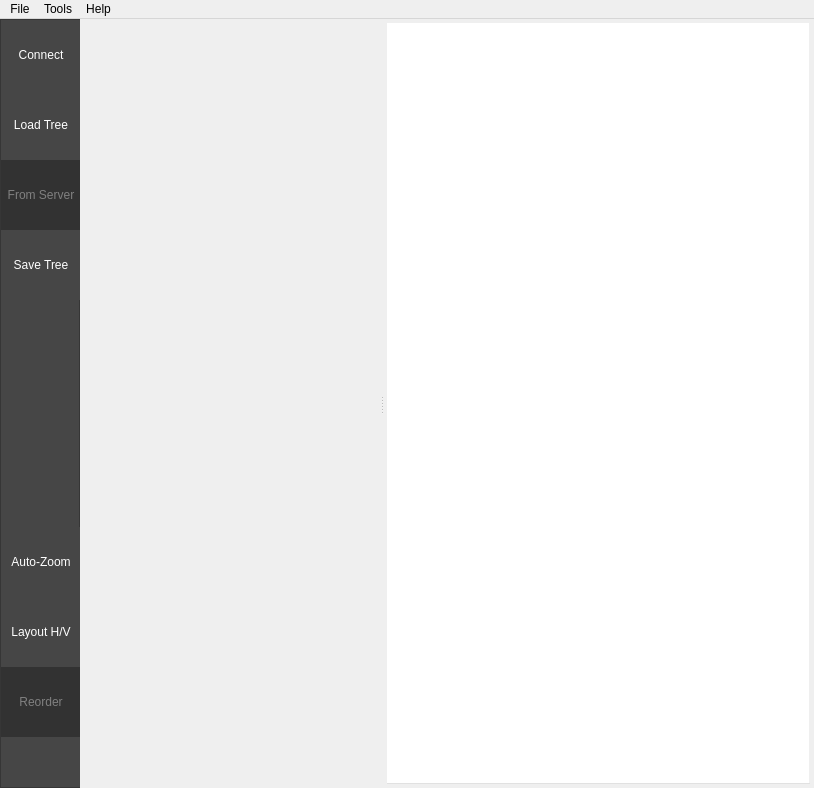
<?xml version="1.0" encoding="UTF-8"?>
<ui version="4.0">
 <class>MainWindow</class>
 <widget class="QMainWindow" name="MainWindow">
  <property name="geometry">
   <rect>
    <x>0</x>
    <y>0</y>
    <width>814</width>
    <height>788</height>
   </rect>
  </property>
  <property name="minimumSize">
   <size>
    <width>800</width>
    <height>600</height>
   </size>
  </property>
  <property name="windowTitle">
   <string>Groot</string>
  </property>
  <property name="iconSize">
   <size>
    <width>60</width>
    <height>60</height>
   </size>
  </property>
  <property name="toolButtonStyle">
   <enum>Qt::ToolButtonTextUnderIcon</enum>
  </property>
  <property name="tabShape">
   <enum>QTabWidget::Rounded</enum>
  </property>
  <widget class="QWidget" name="centralwidget">
   <property name="styleSheet">
    <string notr="true"/>
   </property>
   <layout class="QHBoxLayout" name="horizontalLayout">
    <property name="spacing">
     <number>0</number>
    </property>
    <property name="leftMargin">
     <number>0</number>
    </property>
    <property name="topMargin">
     <number>0</number>
    </property>
    <property name="rightMargin">
     <number>0</number>
    </property>
    <property name="bottomMargin">
     <number>0</number>
    </property>
    <item>
     <widget class="QFrame" name="frame">
      <property name="minimumSize">
       <size>
        <width>80</width>
        <height>0</height>
       </size>
      </property>
      <property name="maximumSize">
       <size>
        <width>80</width>
        <height>16777215</height>
       </size>
      </property>
      <property name="styleSheet">
       <string notr="true">background-color: rgb(70, 70, 70);
</string>
      </property>
      <property name="frameShape">
       <enum>QFrame::StyledPanel</enum>
      </property>
      <property name="frameShadow">
       <enum>QFrame::Raised</enum>
      </property>
      <layout class="QVBoxLayout" name="verticalLayout">
       <property name="spacing">
        <number>0</number>
       </property>
       <property name="leftMargin">
        <number>0</number>
       </property>
       <property name="topMargin">
        <number>0</number>
       </property>
       <property name="rightMargin">
        <number>0</number>
       </property>
       <property name="bottomMargin">
        <number>0</number>
       </property>
       <item>
        <widget class="QToolButton" name="toolButtonConnect">
         <property name="minimumSize">
          <size>
           <width>80</width>
           <height>70</height>
          </size>
         </property>
         <property name="maximumSize">
          <size>
           <width>80</width>
           <height>70</height>
          </size>
         </property>
         <property name="font">
          <font>
           <pointsize>9</pointsize>
          </font>
         </property>
         <property name="focusPolicy">
          <enum>Qt::NoFocus</enum>
         </property>
         <property name="autoFillBackground">
          <bool>false</bool>
         </property>
         <property name="styleSheet">
          <string notr="true">QToolButton {
    color:white;
}
QToolButton:hover{
   background-color: rgb(110, 110, 110);
}
QToolButton:pressed{
  background-color: rgb(50, 150, 0)
}
QToolButton:disabled{
  color:gray;
  background-color: rgb(50, 50, 50)
}
</string>
         </property>
         <property name="text">
          <string>Connect</string>
         </property>
         <property name="icon">
          <iconset resource="resources/icons.qrc">
           <normaloff>:/icons/svg/connect.svg</normaloff>:/icons/svg/connect.svg</iconset>
         </property>
         <property name="iconSize">
          <size>
           <width>34</width>
           <height>34</height>
          </size>
         </property>
         <property name="checkable">
          <bool>false</bool>
         </property>
         <property name="toolButtonStyle">
          <enum>Qt::ToolButtonTextUnderIcon</enum>
         </property>
         <property name="autoRaise">
          <bool>true</bool>
         </property>
        </widget>
       </item>
       <item>
        <widget class="QToolButton" name="toolButtonLoadFile">
         <property name="minimumSize">
          <size>
           <width>80</width>
           <height>70</height>
          </size>
         </property>
         <property name="maximumSize">
          <size>
           <width>80</width>
           <height>70</height>
          </size>
         </property>
         <property name="font">
          <font>
           <pointsize>9</pointsize>
          </font>
         </property>
         <property name="focusPolicy">
          <enum>Qt::NoFocus</enum>
         </property>
         <property name="autoFillBackground">
          <bool>false</bool>
         </property>
         <property name="styleSheet">
          <string notr="true">QToolButton {
    color:white;
}

QToolButton:hover{
   background-color: rgb(110, 110, 110);
}

QToolButton:pressed{
  background-color: rgb(50, 150, 0)
}

QToolButton:disabled{
  color:gray;
  background-color: rgb(50, 50, 50)
}
</string>
         </property>
         <property name="text">
          <string>Load Tree</string>
         </property>
         <property name="icon">
          <iconset resource="resources/icons.qrc">
           <normaloff>:/icons/svg/folder.svg</normaloff>:/icons/svg/folder.svg</iconset>
         </property>
         <property name="iconSize">
          <size>
           <width>34</width>
           <height>34</height>
          </size>
         </property>
         <property name="checkable">
          <bool>false</bool>
         </property>
         <property name="toolButtonStyle">
          <enum>Qt::ToolButtonTextUnderIcon</enum>
         </property>
         <property name="autoRaise">
          <bool>true</bool>
         </property>
        </widget>
       </item>
       <item>
        <widget class="QToolButton" name="toolButtonLoadRemote">
         <property name="enabled">
          <bool>false</bool>
         </property>
         <property name="minimumSize">
          <size>
           <width>80</width>
           <height>70</height>
          </size>
         </property>
         <property name="maximumSize">
          <size>
           <width>80</width>
           <height>70</height>
          </size>
         </property>
         <property name="font">
          <font>
           <pointsize>9</pointsize>
          </font>
         </property>
         <property name="focusPolicy">
          <enum>Qt::NoFocus</enum>
         </property>
         <property name="toolTip">
          <string/>
         </property>
         <property name="autoFillBackground">
          <bool>false</bool>
         </property>
         <property name="styleSheet">
          <string notr="true">QToolButton {
    color:white;
}

QToolButton:hover{
   background-color: rgb(110, 110, 110);
}

QToolButton:pressed{
  background-color: rgb(50, 150, 0)
}

QToolButton:disabled{
  color:gray;
  background-color: rgb(50, 50, 50)
}
</string>
         </property>
         <property name="text">
          <string>From Server</string>
         </property>
         <property name="icon">
          <iconset resource="resources/icons.qrc">
           <normaloff>:/icons/svg/server_download.svg</normaloff>:/icons/svg/server_download.svg</iconset>
         </property>
         <property name="iconSize">
          <size>
           <width>34</width>
           <height>34</height>
          </size>
         </property>
         <property name="checkable">
          <bool>false</bool>
         </property>
         <property name="toolButtonStyle">
          <enum>Qt::ToolButtonTextUnderIcon</enum>
         </property>
         <property name="autoRaise">
          <bool>true</bool>
         </property>
        </widget>
       </item>
       <item>
        <widget class="QToolButton" name="toolButtonSaveFile">
         <property name="minimumSize">
          <size>
           <width>80</width>
           <height>70</height>
          </size>
         </property>
         <property name="maximumSize">
          <size>
           <width>80</width>
           <height>70</height>
          </size>
         </property>
         <property name="font">
          <font>
           <pointsize>9</pointsize>
          </font>
         </property>
         <property name="focusPolicy">
          <enum>Qt::NoFocus</enum>
         </property>
         <property name="autoFillBackground">
          <bool>false</bool>
         </property>
         <property name="styleSheet">
          <string notr="true">QToolButton {
    color:white;
}

QToolButton:hover{
   background-color: rgb(110, 110, 110);
}

QToolButton:pressed{
  background-color: rgb(50, 150, 0)
}

QToolButton:disabled{
  color:gray;
  background-color: rgb(50, 50, 50)
}
</string>
         </property>
         <property name="text">
          <string>Save Tree</string>
         </property>
         <property name="icon">
          <iconset resource="resources/icons.qrc">
           <normaloff>:/icons/svg/save_white.svg</normaloff>:/icons/svg/save_white.svg</iconset>
         </property>
         <property name="iconSize">
          <size>
           <width>34</width>
           <height>34</height>
          </size>
         </property>
         <property name="checkable">
          <bool>false</bool>
         </property>
         <property name="toolButtonStyle">
          <enum>Qt::ToolButtonTextUnderIcon</enum>
         </property>
         <property name="autoRaise">
          <bool>true</bool>
         </property>
        </widget>
       </item>
       <item>
        <spacer name="verticalSpacer_2">
         <property name="orientation">
          <enum>Qt::Vertical</enum>
         </property>
         <property name="sizeHint" stdset="0">
          <size>
           <width>20</width>
           <height>40</height>
          </size>
         </property>
        </spacer>
       </item>
       <item>
        <widget class="QToolButton" name="toolButtonCenterView">
         <property name="minimumSize">
          <size>
           <width>80</width>
           <height>70</height>
          </size>
         </property>
         <property name="maximumSize">
          <size>
           <width>80</width>
           <height>70</height>
          </size>
         </property>
         <property name="font">
          <font>
           <pointsize>9</pointsize>
          </font>
         </property>
         <property name="focusPolicy">
          <enum>Qt::NoFocus</enum>
         </property>
         <property name="toolTip">
          <string>Zoom and Center view</string>
         </property>
         <property name="styleSheet">
          <string notr="true">QToolButton {
    color:white;
}

QToolButton:hover{
   background-color: rgb(110, 110, 110);
}

QToolButton:pressed{
  background-color: rgb(50, 150, 0)
}

QToolButton:disabled{
  color:gray;
  background-color: rgb(50, 50, 50)
}
</string>
         </property>
         <property name="text">
          <string>Auto-Zoom</string>
         </property>
         <property name="icon">
          <iconset resource="resources/icons.qrc">
           <normaloff>:/icons/svg/zoom_home.svg</normaloff>:/icons/svg/zoom_home.svg</iconset>
         </property>
         <property name="iconSize">
          <size>
           <width>32</width>
           <height>32</height>
          </size>
         </property>
         <property name="toolButtonStyle">
          <enum>Qt::ToolButtonTextUnderIcon</enum>
         </property>
         <property name="autoRaise">
          <bool>true</bool>
         </property>
        </widget>
       </item>
       <item>
        <widget class="QToolButton" name="toolButtonLayout">
         <property name="minimumSize">
          <size>
           <width>80</width>
           <height>70</height>
          </size>
         </property>
         <property name="maximumSize">
          <size>
           <width>80</width>
           <height>70</height>
          </size>
         </property>
         <property name="baseSize">
          <size>
           <width>80</width>
           <height>65</height>
          </size>
         </property>
         <property name="font">
          <font>
           <pointsize>9</pointsize>
          </font>
         </property>
         <property name="focusPolicy">
          <enum>Qt::NoFocus</enum>
         </property>
         <property name="styleSheet">
          <string notr="true">QToolButton {
    color:white;
}

QToolButton:hover{
   background-color: rgb(110, 110, 110);
}

QToolButton:pressed{
  background-color: rgb(50, 150, 0)
}

QToolButton:disabled{
  color:gray;
  background-color: rgb(50, 50, 50)
}
</string>
         </property>
         <property name="text">
          <string>Layout H/V</string>
         </property>
         <property name="icon">
          <iconset resource="resources/icons.qrc">
           <normaloff>:/icons/BT-horizontal.png</normaloff>:/icons/BT-horizontal.png</iconset>
         </property>
         <property name="iconSize">
          <size>
           <width>34</width>
           <height>34</height>
          </size>
         </property>
         <property name="toolButtonStyle">
          <enum>Qt::ToolButtonTextUnderIcon</enum>
         </property>
         <property name="autoRaise">
          <bool>true</bool>
         </property>
        </widget>
       </item>
       <item>
        <widget class="QToolButton" name="toolButtonReorder">
         <property name="enabled">
          <bool>false</bool>
         </property>
         <property name="sizePolicy">
          <sizepolicy hsizetype="Fixed" vsizetype="Fixed">
           <horstretch>80</horstretch>
           <verstretch>70</verstretch>
          </sizepolicy>
         </property>
         <property name="minimumSize">
          <size>
           <width>80</width>
           <height>70</height>
          </size>
         </property>
         <property name="font">
          <font>
           <pointsize>9</pointsize>
          </font>
         </property>
         <property name="focusPolicy">
          <enum>Qt::NoFocus</enum>
         </property>
         <property name="styleSheet">
          <string notr="true">QToolButton {
    color:white;
}

QToolButton:hover{
   background-color: rgb(110, 110, 110);
}

QToolButton:pressed{
  background-color: rgb(50, 150, 0)
}

QToolButton:disabled{
  color:gray;
  background-color: rgb(50, 50, 50)
}
</string>
         </property>
         <property name="text">
          <string>Reorder</string>
         </property>
         <property name="icon">
          <iconset resource="resources/icons.qrc">
           <normaloff>:/icons/svg/magic-wand.svg</normaloff>:/icons/svg/magic-wand.svg</iconset>
         </property>
         <property name="iconSize">
          <size>
           <width>32</width>
           <height>32</height>
          </size>
         </property>
         <property name="toolButtonStyle">
          <enum>Qt::ToolButtonTextUnderIcon</enum>
         </property>
         <property name="autoRaise">
          <bool>true</bool>
         </property>
        </widget>
       </item>
       <item>
        <widget class="QFrame" name="semaphoreFrame">
         <property name="minimumSize">
          <size>
           <width>90</width>
           <height>50</height>
          </size>
         </property>
         <property name="maximumSize">
          <size>
           <width>90</width>
           <height>50</height>
          </size>
         </property>
         <layout class="QHBoxLayout" name="topLayout">
          <property name="spacing">
           <number>0</number>
          </property>
          <property name="topMargin">
           <number>1</number>
          </property>
          <property name="bottomMargin">
           <number>1</number>
          </property>
          <item>
           <widget class="QLabel" name="labelSemaphore">
            <property name="minimumSize">
             <size>
              <width>32</width>
              <height>32</height>
             </size>
            </property>
            <property name="maximumSize">
             <size>
              <width>30</width>
              <height>30</height>
             </size>
            </property>
            <property name="text">
             <string/>
            </property>
            <property name="pixmap">
             <pixmap resource="resources/icons.qrc">:/icons/red-circle.png</pixmap>
            </property>
            <property name="scaledContents">
             <bool>true</bool>
            </property>
            <property name="alignment">
             <set>Qt::AlignCenter</set>
            </property>
           </widget>
          </item>
         </layout>
        </widget>
       </item>
      </layout>
     </widget>
    </item>
    <item>
     <widget class="QSplitter" name="splitter">
      <property name="frameShape">
       <enum>QFrame::NoFrame</enum>
      </property>
      <property name="lineWidth">
       <number>3</number>
      </property>
      <property name="midLineWidth">
       <number>1</number>
      </property>
      <property name="orientation">
       <enum>Qt::Horizontal</enum>
      </property>
      <property name="handleWidth">
       <number>3</number>
      </property>
      <widget class="QFrame" name="leftFrame">
       <property name="minimumSize">
        <size>
         <width>300</width>
         <height>0</height>
        </size>
       </property>
       <property name="maximumSize">
        <size>
         <width>500</width>
         <height>16777215</height>
        </size>
       </property>
       <property name="frameShadow">
        <enum>QFrame::Raised</enum>
       </property>
       <property name="lineWidth">
        <number>0</number>
       </property>
       <layout class="QVBoxLayout" name="verticalLayout_2">
        <property name="leftMargin">
         <number>4</number>
        </property>
        <property name="topMargin">
         <number>4</number>
        </property>
        <property name="rightMargin">
         <number>4</number>
        </property>
        <property name="bottomMargin">
         <number>4</number>
        </property>
       </layout>
      </widget>
      <widget class="QWidget" name="layoutWidget">
       <layout class="QVBoxLayout" name="centralLayout" stretch="0">
        <property name="leftMargin">
         <number>4</number>
        </property>
        <property name="topMargin">
         <number>4</number>
        </property>
        <property name="rightMargin">
         <number>4</number>
        </property>
        <property name="bottomMargin">
         <number>4</number>
        </property>
        <item>
         <widget class="QTabWidget" name="tabWidget">
          <property name="sizePolicy">
           <sizepolicy hsizetype="Expanding" vsizetype="Expanding">
            <horstretch>0</horstretch>
            <verstretch>0</verstretch>
           </sizepolicy>
          </property>
          <property name="minimumSize">
           <size>
            <width>300</width>
            <height>0</height>
           </size>
          </property>
          <property name="baseSize">
           <size>
            <width>500</width>
            <height>0</height>
           </size>
          </property>
          <property name="focusPolicy">
           <enum>Qt::NoFocus</enum>
          </property>
          <property name="acceptDrops">
           <bool>true</bool>
          </property>
          <property name="styleSheet">
           <string notr="true">background-color: rgba(255, 255, 255, 0);</string>
          </property>
         </widget>
        </item>
       </layout>
      </widget>
     </widget>
    </item>
   </layout>
  </widget>
  <widget class="QMenuBar" name="menubar">
   <property name="geometry">
    <rect>
     <x>0</x>
     <y>0</y>
     <width>814</width>
     <height>22</height>
    </rect>
   </property>
   <widget class="QMenu" name="menuLoad">
    <property name="title">
     <string>File</string>
    </property>
    <addaction name="actionClear"/>
    <addaction name="actionQuit"/>
   </widget>
   <widget class="QMenu" name="menuMode">
    <property name="title">
     <string>Tools</string>
    </property>
    <widget class="QMenu" name="menuSwitch_To">
     <property name="title">
      <string>Switch Mode...</string>
     </property>
     <addaction name="actionEditor_mode"/>
     <addaction name="actionInterpreter_mode"/>
     <addaction name="actionMonitor_mode"/>
     <addaction name="actionReplay_mode"/>
    </widget>
    <addaction name="menuSwitch_To"/>
   </widget>
   <widget class="QMenu" name="menuHelp">
    <property name="title">
     <string>Help</string>
    </property>
    <addaction name="actionReportIssue"/>
    <addaction name="actionAbout"/>
   </widget>
   <addaction name="menuLoad"/>
   <addaction name="menuMode"/>
   <addaction name="menuHelp"/>
  </widget>
  <action name="actionLoad">
   <property name="text">
    <string>Load</string>
   </property>
   <property name="shortcut">
    <string>Ctrl+L</string>
   </property>
  </action>
  <action name="actionSave">
   <property name="text">
    <string>Save</string>
   </property>
   <property name="shortcut">
    <string>Ctrl+S</string>
   </property>
  </action>
  <action name="actionQuit">
   <property name="text">
    <string>Quit</string>
   </property>
   <property name="shortcut">
    <string>Ctrl+Q</string>
   </property>
  </action>
  <action name="actionLoadRemote">
   <property name="text">
    <string>Load from remote server</string>
   </property>
  </action>
  <action name="actionClear">
   <property name="text">
    <string>Clear</string>
   </property>
  </action>
  <action name="actionEditor_mode">
   <property name="text">
    <string>Editor Mode</string>
   </property>
  </action>
  <action name="actionInterpreter_mode">
   <property name="text">
    <string>Interpreter</string>
   </property>
  </action>
  <action name="actionMonitor_mode">
   <property name="text">
    <string>Real-time Monitor</string>
   </property>
  </action>
  <action name="actionReplay_mode">
   <property name="text">
    <string>Log Replay</string>
   </property>
  </action>
  <action name="actionReportIssue">
   <property name="text">
    <string>Report an Issue...</string>
   </property>
  </action>
  <action name="actionAbout">
   <property name="text">
    <string>About</string>
   </property>
  </action>
 </widget>
 <resources>
  <include location="resources/icons.qrc"/>
  <include location="resources/icons.qrc"/>
 </resources>
 <connections>
  <connection>
   <sender>actionQuit</sender>
   <signal>triggered()</signal>
   <receiver>MainWindow</receiver>
   <slot>close()</slot>
   <hints>
    <hint type="sourcelabel">
     <x>-1</x>
     <y>-1</y>
    </hint>
    <hint type="destinationlabel">
     <x>558</x>
     <y>362</y>
    </hint>
   </hints>
  </connection>
 </connections>
</ui>
